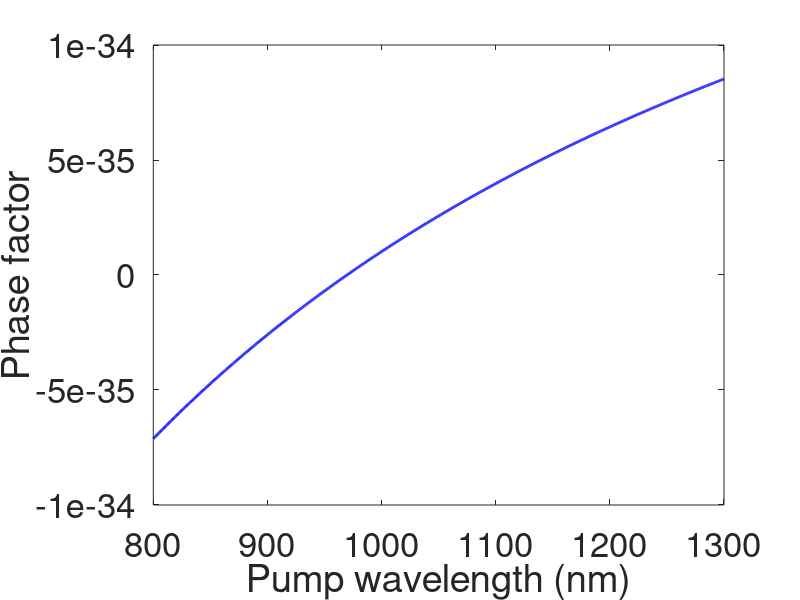

Write MATLAB code to recreate this figure.
% This code finds where there is no Kerr-induced Raman suppression effect
% resulting from differential nonlinear phase accumulation between the pump
% and the Stokes pulses.

clearvars; close all;

load('H2.mat');

c = 299792.458;
pump_wavelength = linspace(800,1300,1000)';
pump_omega = c./pump_wavelength*2*pi; % THz
Stokes_omega = pump_omega - gas.H2.V.omega(2);

%% contributions
X3 = interp1(f*2*pi,sim.X3,pump_omega); % H2 is from the old code which saves X3 in "sim"
permittivity0 = 8.85e-12;
electronic_contribution = 3/4*permittivity0*X3;

Raman_contribution = sum(gas.H2.R.preR./(gas.H2.R.omega*1e12))*4 + sum(gas.H2.V.preR./(gas.H2.V.omega*1e12));

phase_diff = (pump_omega - 2*Stokes_omega).*electronic_contribution + (pump_omega - 5/4*Stokes_omega)*Raman_contribution;

figure;
plot(pump_wavelength,phase_diff,'linewidth',2,'Color','b');
xlabel('Pump wavelength (nm)');
ylabel('Phase factor');
set(gca,'fontsize',25);
xlim([pump_wavelength(1),pump_wavelength(end)]);